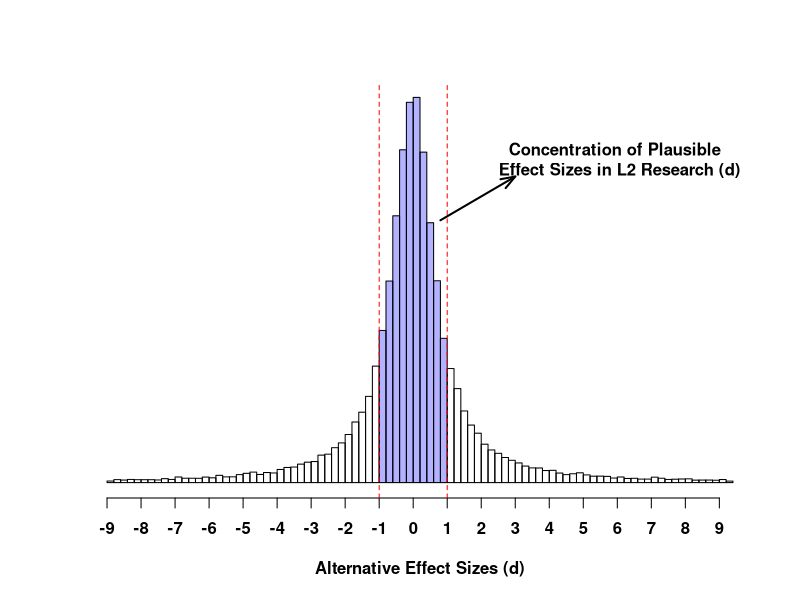

Write R code to recreate this figure.
  set.seed(0)
   x = rcauchy(5e4, 0, sqrt(2)/2)
cuts = quantile(x, c(.025, .975))
 cut = x[x >= cuts[1] & x <= cuts[2]]
   h = hist(cut, breaks = 80, plot = FALSE)
cuts = cut(h$breaks, c(-1.2, .8))

plot(h, col = rgb(0, 0, 1, .3)[cuts], axes = FALSE, ylab = NA, main = NA, xlab = "Alternative Effect Sizes (d)", font.lab = 2)

axis(1, at = -9:9, font = 2, xpd = NA)
abline(v = c(-1, 1), col = "red", lty = 2)
arrows(.8, 3e3, 3, 3500, code = 2, length = .15, angle = 20, lwd = 2)
text(6, 3700, "Concentration of Plausible \n Effect Sizes in L2 Research (d)", font = 2, xpd = NA)
